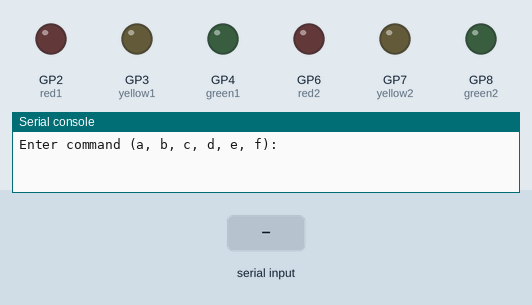
Recording of a program running on a simulated Raspberry Pi Pico running MicroPython. Shown: output pins drawn as LEDs (lit = HIGH), the last lines printed to the serial console. Dashed ring = blinking. The inputs (shaded band) are chosen by the test bench. Threads take turns every 2 ms.

Above: at 1.2 s.
1.3 s: "c" typed at the serial console, then Enter
At 1.6 s:
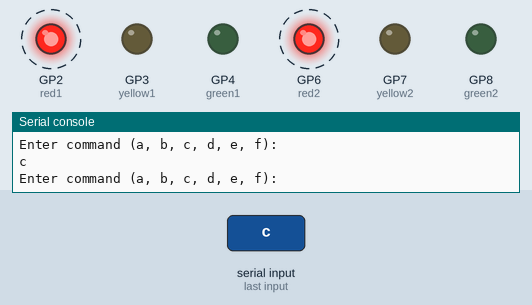
4.3 s: "a" typed at the serial console, then Enter
At 5.4 s:
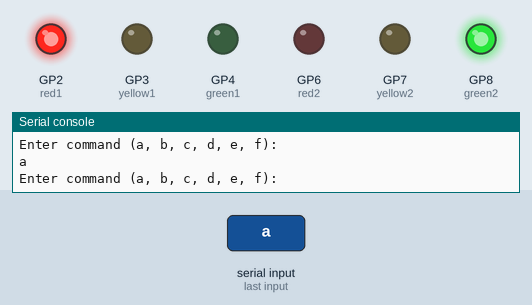
6.1 s: "b" typed at the serial console, then Enter
At 6.6 s:
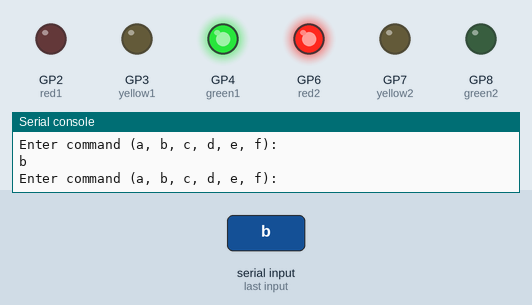
7.6 s: "d" typed at the serial console, then Enter
At 7.9 s:
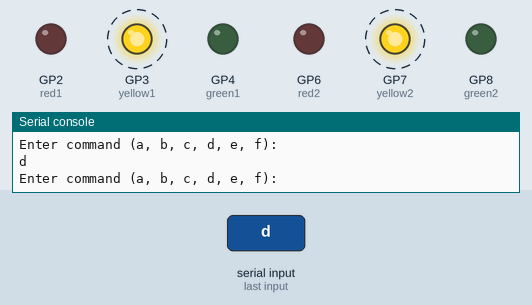
10.6 s: "f" typed at the serial console, then Enter
At 12.3 s:
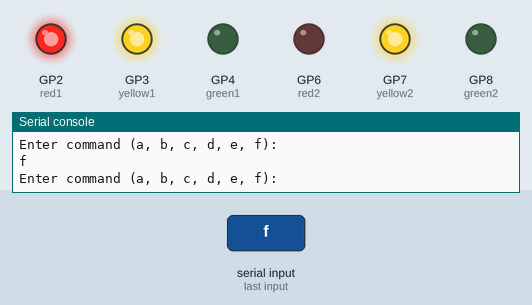
Timing chart, 0 to 29.5 s (numbered marks = the images above; inputs shaded):
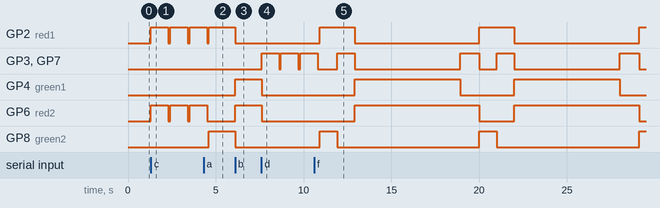

Measured:
- after the input at 1.3 s, GP2 (red1), GP6 (red2): alternates HIGH for 1.0 s and LOW for 0.10 s, starting at once
- after the input at 4.3 s, GP2 (red1): goes on until 4.6 s, then stays HIGH; GP6 (red2): goes on until 4.5 s, then stays LOW; GP8 (green2): LOW → HIGH after 0.30 s
- after the input at 6.1 s, GP2 (red1), GP8 (green2): HIGH → LOW at once; GP4 (green1), GP6 (red2): LOW → HIGH at once
- after the input at 7.6 s, GP3 (yellow1), GP7 (yellow2): alternates HIGH for 1.0 s and LOW for 0.10 s, starting at once; GP4 (green1), GP6 (red2): HIGH → LOW at once
- after the input at 10.6 s, GP2 (red1): alternates HIGH for 2.0 s and LOW for 7.1 s, starting after 0.31 s; GP4 (green1): alternates HIGH for 6.0 s and LOW for 3.1 s, starting after 2.3 s; GP6 (red2): alternates HIGH for 7.1 s and LOW for 2.0 s, starting after 2.3 s; GP8 (green2): alternates HIGH for 1.0 s and LOW for 8.1 s, starting after 0.31 s

The program:

reference.py
```python
from machine import Pin
import utime
import _thread

# 初始化 GPIO 腳位
red1 = Pin(2, Pin.OUT)   # 第一個燈的紅色通道
yellow1 = Pin(3, Pin.OUT) # 第一個燈的黃色通道
green1 = Pin(4, Pin.OUT)

red2 = Pin(6, Pin.OUT)   # 第二個燈的紅色通道
yellow2 = Pin(7, Pin.OUT) # 第二個燈的黃色通道
green2 = Pin(8, Pin.OUT)


# 當前指令
current_command = None

# 閃爍燈的函數
def blink_lights():
    global current_command
    while True:

        if current_command == 'a':
            cAL()
            red1.value(1)
            green2.value(1)
        elif current_command == 'b':
            cAL()
            red2.value(1)
            green1.value(1)
        elif current_command == 'c':
            cAL()
            red1.value(1)
            red2.value(1)
            utime.sleep(1)
            red1.value(0)
            red2.value(0)
        elif current_command == 'd':
            cAL()
            yellow1.value(1)
            yellow2.value(1)
            utime.sleep(1)
            yellow1.value(0)
            yellow2.value(0)
        elif current_command == 'e':
            cAL()
            traffic(1)
            utime.sleep(3)
            cAL()
            traffic(2)
            utime.sleep(3)
            cAL()
            traffic(3)
            utime.sleep(3)
            cAL()
            traffic(4)
            utime.sleep(3)
        elif current_command == 'f':
            cAL()
            traffic(1)
            utime.sleep(1)
            cAL()
            traffic(2)
            utime.sleep(1)
            cAL()
            traffic(3)
            utime.sleep(6)
            cAL()
            traffic(4)
            utime.sleep(1)
        else:
            # 如果沒有指令，則關閉所有燈
            cAL()
        utime.sleep(0.1) # 小延時以防止佔用太多 CPU 資源
def traffic(mode):
    if mode == 1:
        red1.value(1)
        green2.value(1)
    elif mode == 2:
        red1.value(1)
        yellow1.value(1)
        yellow2.value(1)
    elif mode == 3:
        red2.value(1)
        green1.value(1)
    elif mode == 4:
        red2.value(1)
        yellow2.value(1)
        yellow1.value(1)
def cAL():
    red1.value(0)
    red2.value(0)
    yellow1.value(0)
    yellow2.value(0)
    green1.value(0)
    green2.value(0)
# 讀取命令的函數
def read_commands():
    global current_command
    while True:
        current_command = input("Enter command (a, b, c, d, e, f): ")

# 創建並啟動閃爍燈的線程
_thread.start_new_thread(blink_lights, ())

# 主循環，用於讀取命令
read_commands()
```
